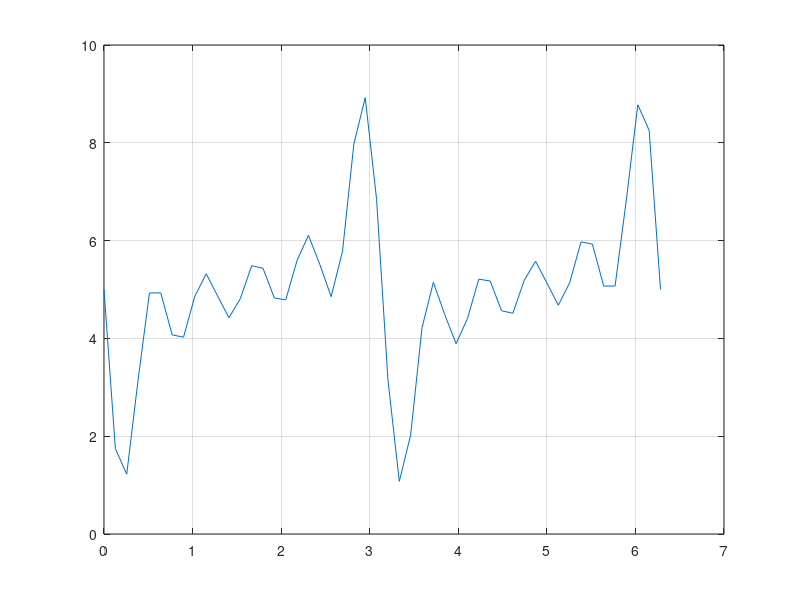

Recreate this plot in MATLAB. (Note: this script raises an error after producing the figure.)
m = input("m = ");
N = 50;
a = 0;
b = 2*pi;
x = linspace(a,b,N);
Y = 0;
for k=1:m
    j = 1 - sin(2*x*k);
    Y = Y + j;
end
Y1 = @(x)1 - sin(2*x) + 1 - sin(4*x) + 1 - sin(6*x);
plot(x,Y);
grid on;
xr=ginput(2);
[x_m,y_m] = fminbnd(Y1,xr(1,1),xr(2,1));
hold on;
plot(x_m,y_m,'r*',xr(1,1),xr(1,2),'g*',xr(2,1),xr(2,2),'g*');
hold off;